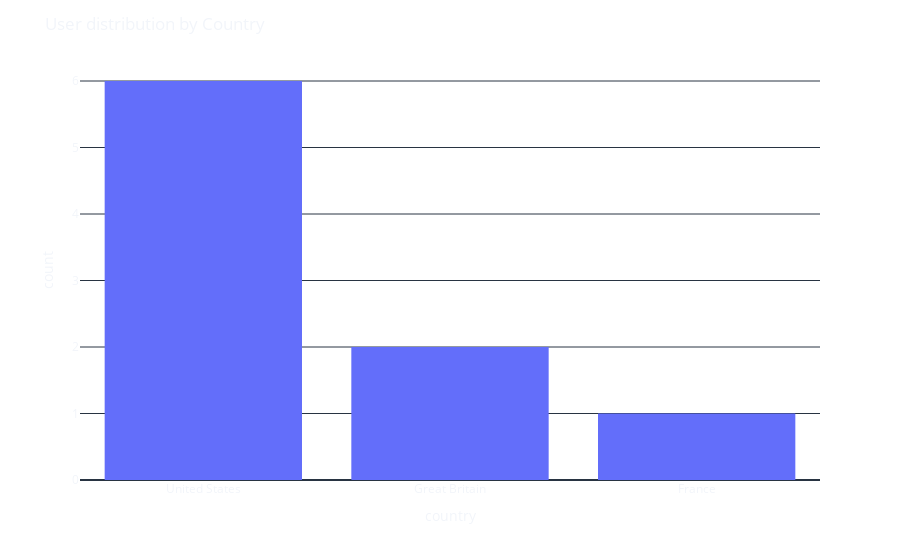

Here is the notebook cell this chart was saved with:
### Markdown cell above
### Plotly

[`Plotly`](https://plotly.com/python/) is a data visualization library that allows users to create interactive, high-quality graphs and charts. It provides a range of visualization tools, including scatter plots, line charts, bar charts, heatmaps, and more.

The library offers a simple syntax for creating interactive visualizations that can be easily customized and shared. With `Plotly`, users can add annotations, hover labels, and zoom and pan features to their visualizations, making exploring and understanding complex data sets easy.

![cool_graph](https://i.stack.imgur.com/7MGHV.gif)

[Source](https://stackoverflow.com/questions/71060711/how-to-animate-line-in-scatter-plot-using-plotly-express).

The fast way to create plots with `Plotly` is by using `plotly.express`. Let us create a `histogram` to show the frequency of `countries` in our `DataFrame`.

### Code cell
import plotly.express as px

# df is our DataFrame
# x="Country" means "count the values in the Country column"

fig = px.histogram(df, x="country") # histogram is an approximate representation of some data distribution

fig.update_layout(template='plotly_dark',  # make the plot look fancy!
                  title='User distribution by Country',
                  paper_bgcolor='rgba(0, 0, 0, 0)', # make the plot tranparent
                  plot_bgcolor='rgba(0, 0, 0, 0)' # make the background tranparent
                  )
fig.show()  # show the plot

### Figure 1 — Plotly figure (JSON) as saved in the notebook; plotly's stock layout.template omitted (floating-point values rounded to 4 significant figures)
{"data": [{"alignmentgroup": "True", "bingroup": "x", "hovertemplate": "country=%{x}<br>count=%{y}<extra></extra>", "legendgroup": "", "marker": {"color": "#636efa", "pattern": {"shape": ""}}, "name": "", "offsetgroup": "", "orientation": "v", "showlegend": false, "type": "histogram", "x": ["United States", "Great Britain", "France", "United States", "United States", "United States", "Great Britain", "United States", "United States"], "xaxis": "x", "yaxis": "y"}], "layout": {"barmode": "relative", "legend": {"tracegroupgap": 0}, "margin": {"t": 60}, "paper_bgcolor": "rgba(0, 0, 0, 0)", "plot_bgcolor": "rgba(0, 0, 0, 0)", "title": {"text": "User distribution by Country"}, "xaxis": {"anchor": "y", "domain": [0, 1], "title": {"text": "country"}}, "yaxis": {"anchor": "x", "domain": [0, 1], "title": {"text": "count"}}}}
